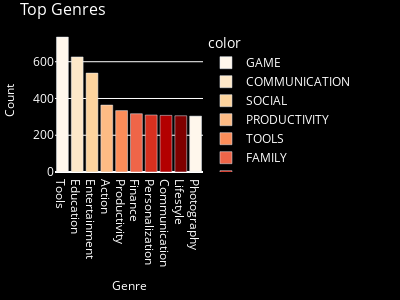

Notebook code cell kept with this figure:
### Code cell
#Figure 7
genre_counts=apps_df['Genres'].str.split(';',expand=True).stack().value_counts().nlargest(10)
fig7=px.bar(
    x=genre_counts.index,
    y=genre_counts.values,
    labels={'x':'Genre','y':'Count'},
    title='Top Genres',
    color=installs_by_category.index,
    color_discrete_sequence=px.colors.sequential.OrRd,
    width=400,
    height=300
)
fig7.update_layout(
    plot_bgcolor='black',
    paper_bgcolor='black',
    font_color='white',
    title_font={'size':16},
    xaxis=dict(title_font={'size':12}),
    yaxis=dict(title_font={'size':12}),
    margin=dict(l=10,r=10,t=30,b=10)
)
fig7.show()

### Figure 1 — Plotly figure (JSON) as saved in the notebook; plotly's stock layout.template omitted (floating-point values rounded to 4 significant figures)
{"data": [{"hovertemplate": "color=GAME<br>Genre=%{x}<br>Count=%{y}<extra></extra>", "legendgroup": "GAME", "marker": {"color": "rgb(255,247,236)", "pattern": {"shape": ""}}, "name": "GAME", "orientation": "v", "showlegend": true, "textposition": "auto", "type": "bar", "x": ["Tools"], "xaxis": "x", "y": [734], "yaxis": "y"}, {"hovertemplate": "color=COMMUNICATION<br>Genre=%{x}<br>Count=%{y}<extra></extra>", "legendgroup": "COMMUNICATION", "marker": {"color": "rgb(254,232,200)", "pattern": {"shape": ""}}, "name": "COMMUNICATION", "orientation": "v", "showlegend": true, "textposition": "auto", "type": "bar", "x": ["Education"], "xaxis": "x", "y": [626], "yaxis": "y"}, {"hovertemplate": "color=SOCIAL<br>Genre=%{x}<br>Count=%{y}<extra></extra>", "legendgroup": "SOCIAL", "marker": {"color": "rgb(253,212,158)", "pattern": {"shape": ""}}, "name": "SOCIAL", "orientation": "v", "showlegend": true, "textposition": "auto", "type": "bar", "x": ["Entertainment"], "xaxis": "x", "y": [538], "yaxis": "y"}, {"hovertemplate": "color=PRODUCTIVITY<br>Genre=%{x}<br>Count=%{y}<extra></extra>", "legendgroup": "PRODUCTIVITY", "marker": {"color": "rgb(253,187,132)", "pattern": {"shape": ""}}, "name": "PRODUCTIVITY", "orientation": "v", "showlegend": true, "textposition": "auto", "type": "bar", "x": ["Action"], "xaxis": "x", "y": [364], "yaxis": "y"}, {"hovertemplate": "color=TOOLS<br>Genre=%{x}<br>Count=%{y}<extra></extra>", "legendgroup": "TOOLS", "marker": {"color": "rgb(252,141,89)", "pattern": {"shape": ""}}, "name": "TOOLS", "orientation": "v", "showlegend": true, "textposition": "auto", "type": "bar", "x": ["Productivity"], "xaxis": "x", "y": [334], "yaxis": "y"}, {"hovertemplate": "color=FAMILY<br>Genre=%{x}<br>Count=%{y}<extra></extra>", "legendgroup": "FAMILY", "marker": {"color": "rgb(239,101,72)", "pattern": {"shape": ""}}, "name": "FAMILY", "orientation": "v", "showlegend": true, "textposition": "auto", "type": "bar", "x": ["Finance"], "xaxis": "x", "y": [317], "yaxis": "y"}, {"hovertemplate": "color=PHOTOGRAPHY<br>Genre=%{x}<br>Count=%{y}<extra></extra>", "legendgroup": "PHOTOGRAPHY", "marker": {"color": "rgb(215,48,31)", "pattern": {"shape": ""}}, "name": "PHOTOGRAPHY", "orientation": "v", "showlegend": true, "textposition": "auto", "type": "bar", "x": ["Personalization"], "xaxis": "x", "y": [310], "yaxis": "y"}, {"hovertemplate": "color=TRAVEL_AND_LOCAL<br>Genre=%{x}<br>Count=%{y}<extra></extra>", "legendgroup": "TRAVEL_AND_LOCAL", "marker": {"color": "rgb(179,0,0)", "pattern": {"shape": ""}}, "name": "TRAVEL_AND_LOCAL", "orientation": "v", "showlegend": true, "textposition": "auto", "type": "bar", "x": ["Communication"], "xaxis": "x", "y": [308], "yaxis": "y"}, {"hovertemplate": "color=VIDEO_PLAYERS<br>Genre=%{x}<br>Count=%{y}<extra></extra>", "legendgroup": "VIDEO_PLAYERS", "marker": {"color": "rgb(127,0,0)", "pattern": {"shape": ""}}, "name": "VIDEO_PLAYERS", "orientation": "v", "showlegend": true, "textposition": "auto", "type": "bar", "x": ["Lifestyle"], "xaxis": "x", "y": [306], "yaxis": "y"}, {"hovertemplate": "color=NEWS_AND_MAGAZINES<br>Genre=%{x}<br>Count=%{y}<extra></extra>", "legendgroup": "NEWS_AND_MAGAZINES", "marker": {"color": "rgb(255,247,236)", "pattern": {"shape": ""}}, "name": "NEWS_AND_MAGAZINES", "orientation": "v", "showlegend": true, "textposition": "auto", "type": "bar", "x": ["Photography"], "xaxis": "x", "y": [304], "yaxis": "y"}], "layout": {"barmode": "relative", "font": {"color": "white"}, "height": 300, "legend": {"title": {"text": "color"}, "tracegroupgap": 0}, "margin": {"b": 10, "l": 10, "r": 10, "t": 30}, "paper_bgcolor": "black", "plot_bgcolor": "black", "title": {"font": {"size": 16}, "text": "Top Genres"}, "width": 400, "xaxis": {"anchor": "y", "domain": [0, 1], "title": {"font": {"size": 12}, "text": "Genre"}}, "yaxis": {"anchor": "x", "domain": [0, 1], "title": {"font": {"size": 12}, "text": "Count"}}}}
